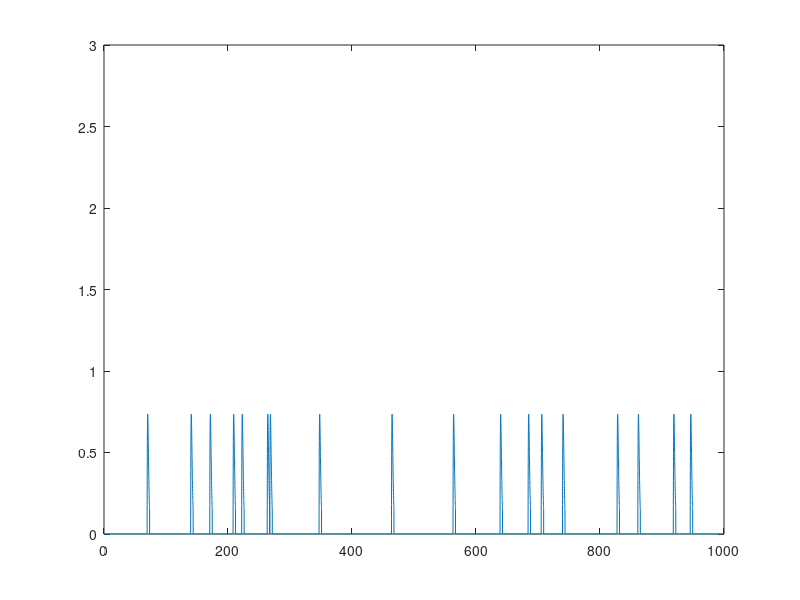

Reproduce this figure in MATLAB.
function [spikeTrainRaw, spikeTrain1Sec, countTotal, count1sec, epsp, gsyn] = rand_spike_train();

    global DT dt

    DT = 1000;        % [ms]
    dt = 0.05;        % [ms]
    bins_per_sec = 1000 * (1/dt);

    % make random spike train
    spikeTrainRaw   =  rand((bins_per_sec * (DT/1000) + 1),1);
    spikeFreq       =  20; %[Hz]

    % probability of spike in time bin 0.05ms
    prob = (spikeFreq / 1000) * dt;                                                
    spikeTrainRaw   =  double(spikeTrainRaw < prob); %threshold

    % this ensures spikes are at least 3ms (60*0.05ms) away from each other
    while any(diff(find(spikeTrainRaw == 1)) <= 60) 
        % make random spike train
        spikeTrainRaw   =  rand((bins_per_sec * (DT/1000) + 1),1); % random numbers between 0 and 1

        spikeTrainRaw   =  double(spikeTrainRaw < prob); %threshold
    end    

    spikeTrain1Sec  =  spikeTrainRaw(1:bins_per_sec);                

    % count spikes
    countTotal      =  length(spikeTrainRaw(spikeTrainRaw==1))  ;
    count1sec       =  length(spikeTrain1Sec(spikeTrain1Sec==1));


    %% parameters for epsc 
    tau = 1 /0.05;                    %[ms]Tdecay
    epsp_cond_max = 2;                %[nS] peak conductance
    epsp_duration = 4;                %[ms]
    wave_length = (epsp_duration)/dt; % defines length of the epsp in terms of number of 'dt' timesteps
    t = 0:dt:epsp_duration;              %[ms]
% %     epsp1 = epsp_cond_max*exp(-t/tau); % exponential decay function 
% %   epsp = [0 0.5 1 1.5 2 epsp1];

    epsp = ((2*t)./1).*exp(-t./1);
    
    gsyn = conv(spikeTrainRaw,epsp,'same'); % convolve spike train with epsp
    plot((dt:dt:(bins_per_sec*dt)),gsyn(1:bins_per_sec))
    ylim([0 3]);

end
